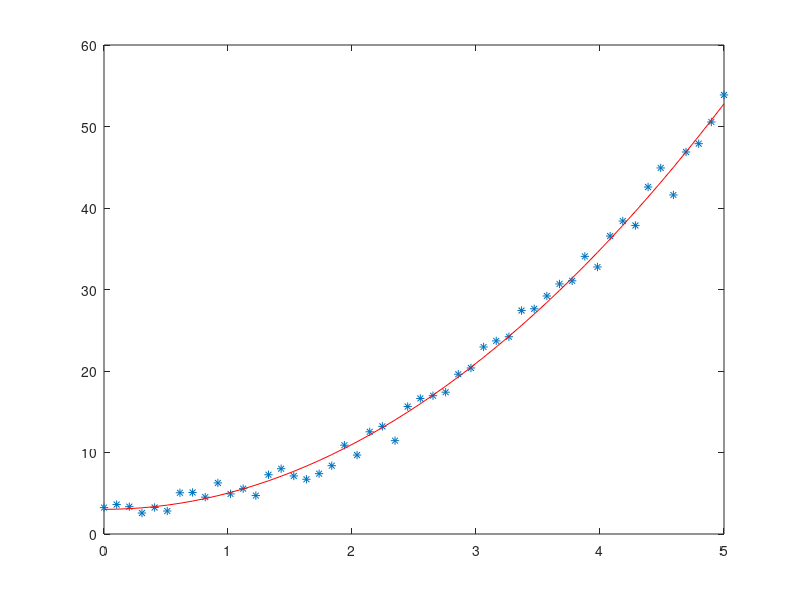

Here is the MATLAB script that generated this plot:
clear all, close all, clc

N=50;

u=linspace(0,5,N);
beta1=2;
beta0=3;

y0=beta1*u.^2+beta0;
y=y0+randn(1,N);

figure
plot(u,y,'*')
hold on

u1=[(u.^2)' ones(N,1)];
b=inv(u1'*u1)*u1'*y';

b1=b(1);
b0=b(2);

ym=b1*u.^2+b0;

plot(u,ym,'r')
